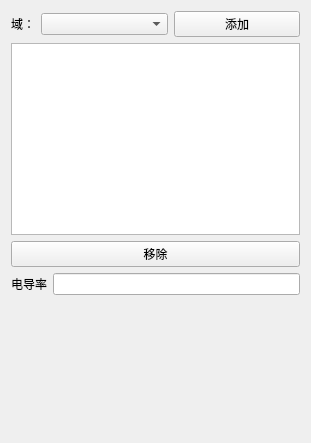
<?xml version="1.0" encoding="UTF-8"?>
<ui version="4.0">
 <class>ElectrolyteSettingWidget</class>
 <widget class="QWidget" name="ElectrolyteSettingWidget">
  <property name="geometry">
   <rect>
    <x>0</x>
    <y>0</y>
    <width>311</width>
    <height>443</height>
   </rect>
  </property>
  <property name="windowTitle">
   <string>Form</string>
  </property>
  <layout class="QVBoxLayout" name="verticalLayout">
   <item>
    <layout class="QHBoxLayout" name="horizontalLayout">
     <item>
      <widget class="QLabel" name="label">
       <property name="sizePolicy">
        <sizepolicy hsizetype="Fixed" vsizetype="Preferred">
         <horstretch>0</horstretch>
         <verstretch>0</verstretch>
        </sizepolicy>
       </property>
       <property name="text">
        <string>域：</string>
       </property>
      </widget>
     </item>
     <item>
      <widget class="CustomComboBox" name="volumeComboBox"/>
     </item>
     <item>
      <widget class="QPushButton" name="addPushButton">
       <property name="text">
        <string>添加</string>
       </property>
      </widget>
     </item>
    </layout>
   </item>
   <item>
    <widget class="QListWidget" name="listWidget"/>
   </item>
   <item>
    <widget class="QPushButton" name="removePushButton">
     <property name="text">
      <string>移除</string>
     </property>
    </widget>
   </item>
   <item>
    <layout class="QHBoxLayout" name="horizontalLayout_2">
     <item>
      <widget class="QLabel" name="label_2">
       <property name="text">
        <string>电导率</string>
       </property>
      </widget>
     </item>
     <item>
      <widget class="QLineEdit" name="lineEdit"/>
     </item>
    </layout>
   </item>
   <item>
    <spacer name="verticalSpacer">
     <property name="orientation">
      <enum>Qt::Orientation::Vertical</enum>
     </property>
     <property name="sizeHint" stdset="0">
      <size>
       <width>20</width>
       <height>40</height>
      </size>
     </property>
    </spacer>
   </item>
  </layout>
 </widget>
 <customwidgets>
  <customwidget>
   <class>CustomComboBox</class>
   <extends>QComboBox</extends>
   <header>CustomComboBox.h</header>
  </customwidget>
 </customwidgets>
 <resources/>
 <connections/>
</ui>
